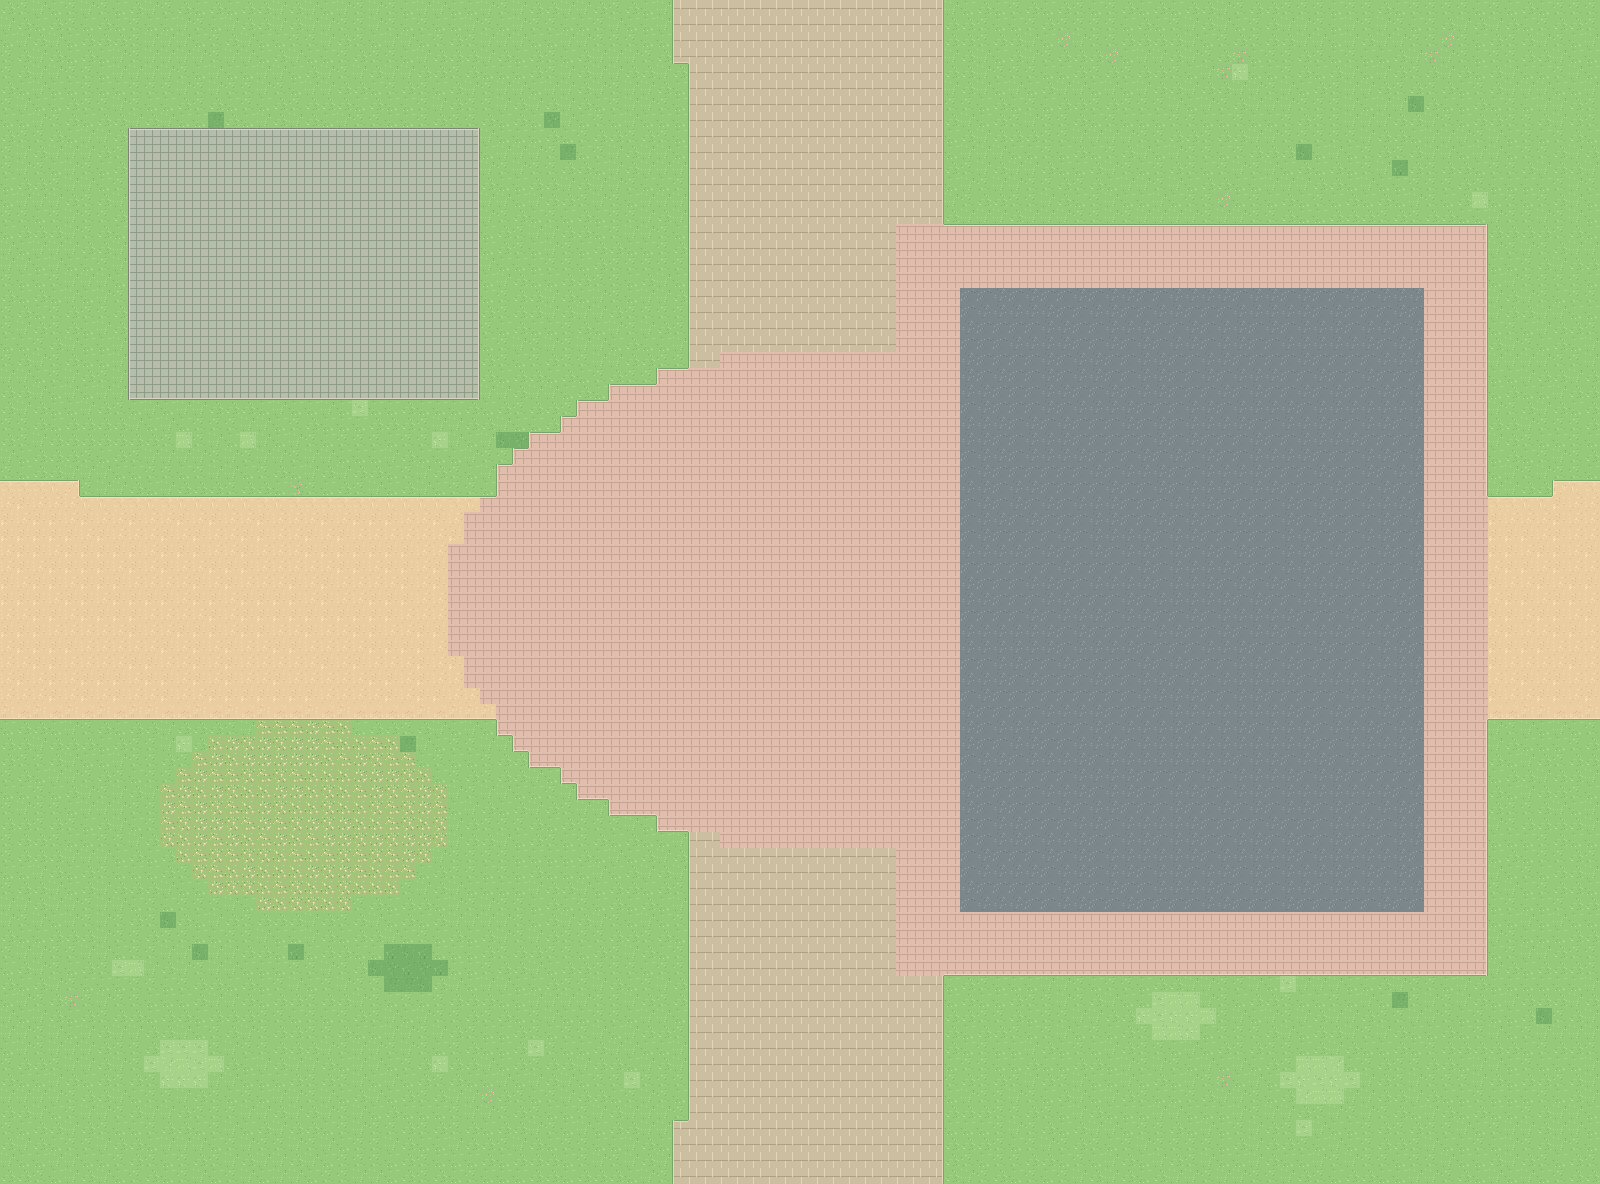

Rendered tile map (Tiled .tmx) drawn with the repository's tilesets; below, a short description and the map source with its tile grids summarised:
An orthogonal 100x74 tile map with 16x16 px tiles, 4 tile layers (Ground, Landscape, Roads, BuildingPads) and 8 objects (3x scene_portal, building_slot, landmark_area, spawn, building_label, ...).

<map version="1.10" tiledversion="1.11.2" orientation="orthogonal" renderorder="right-down" width="100" height="74" tilewidth="16" tileheight="16" infinite="0" nextlayerid="9" nextobjectid="800" backgroundcolor="#97C97A">
  <properties>
    <property name="scene_id" value="11" />
    <property name="scene_name" value="篮球场与校医院南侧" />
    <property name="macro_area" value="C 北区" />
    <property name="tile_scale" type="int" value="16" />
    <property name="player_sprite_width" type="int" value="48" />
    <property name="player_sprite_height" type="int" value="48" />
    <property name="world_origin_x_px" type="int" value="8000" />
    <property name="world_origin_y_px" type="int" value="-2368" />
    <property name="ground_only" type="bool" value="true" />
    <property name="building_art_separate" type="bool" value="true" />
  </properties>
  <tileset firstgid="1" name="swu_terrain_16" tilewidth="16" tileheight="16" tilecount="412" columns="16">
    <image source="../assets/ground_tiles_16.png" width="256" height="416" />
  </tileset>
  <layer id="1" name="Ground" width="100" height="74">
    <data>[7400 cells, 7400 non-empty, 4 distinct tile ids]</data>
  </layer>
  <layer id="2" name="Landscape" width="100" height="74">
    <data>[7400 cells, 251 non-empty, 15 distinct tile ids]</data>
  </layer>
  <layer id="3" name="Roads" width="100" height="74">
    <data>[7400 cells, 3620 non-empty, 33 distinct tile ids]</data>
  </layer>
  <layer id="4" name="BuildingPads" width="100" height="74">
    <data>[7400 cells, 374 non-empty, 14 distinct tile ids]</data>
  </layer>
  <objectgroup id="5" name="BuildingSlots" visible="0" color="#D9B768">
    <object id="1" name="slot_11_01" type="building_slot" x="128" y="128" width="352" height="272">
      <properties>
        <property name="display_name" value="北区校医院南侧配套预留" />
        <property name="confidence" value="schematic" />
        <property name="note" value="建筑预留地，仅用于当前地图阶段，后续再放建筑与碰撞体" />
        <property name="future_collision" type="bool" value="true" />
        <property name="currently_walkable" type="bool" value="true" />
        <property name="macro_area" value="C 北区" />
      </properties>
    </object>
  </objectgroup>
  <objectgroup id="6" name="LandmarkAreas" visible="0" color="#3B9C88">
    <object id="2" name="area_11_01" type="landmark_area" x="976" y="320" width="432" height="560">
      <properties>
        <property name="display_name" value="篮球场" />
        <property name="confidence" value="landmark_area_approx" />
      </properties>
    </object>
  </objectgroup>
  <objectgroup id="7" name="Portals" visible="0" color="#4CA3D9">
    <object id="3" name="exit_north" type="scene_portal" x="672" y="0" width="272" height="64">
      <properties>
        <property name="direction" value="north" />
        <property name="target_scene" value="05" />
        <property name="target_portal" value="exit_south" />
        <property name="spawn_x_px" type="int" value="800" />
        <property name="spawn_y_px" type="int" value="1056" />
        <property name="trigger" value="cross_map_edge" />
        <property name="enabled" type="bool" value="true" />
      </properties>
    </object>
    <object id="4" name="exit_south" type="scene_portal" x="672" y="1120" width="272" height="64">
      <properties>
        <property name="direction" value="south" />
        <property name="target_scene" value="17" />
        <property name="target_portal" value="exit_north" />
        <property name="spawn_x_px" type="int" value="800" />
        <property name="spawn_y_px" type="int" value="112" />
        <property name="trigger" value="cross_map_edge" />
        <property name="enabled" type="bool" value="true" />
      </properties>
    </object>
    <object id="5" name="exit_west" type="scene_portal" x="0" y="480" width="80" height="240">
      <properties>
        <property name="direction" value="west" />
        <property name="target_scene" value="10" />
        <property name="target_portal" value="exit_east" />
        <property name="spawn_x_px" type="int" value="1424" />
        <property name="spawn_y_px" type="int" value="592" />
        <property name="trigger" value="cross_map_edge" />
        <property name="enabled" type="bool" value="true" />
      </properties>
    </object>
  </objectgroup>
  <objectgroup id="8" name="Spawn" visible="0" color="#74B877">
    <object id="6" name="player_start" type="spawn" x="1376" y="592" width="0" height="0">
      <properties>
        <property name="feet_position" type="bool" value="true" />
        <property name="sprite_width" type="int" value="48" />
        <property name="sprite_height" type="int" value="48" />
      </properties>
    </object>
  </objectgroup>
  <objectgroup id="9" name="地标中文标注_编辑用" visible="1" color="#284F48">
    <object id="7" name="北区校医院南侧配套预留" type="building_label" x="134.0" y="242.0" width="340" height="44">
      <text fontfamily="Noto Sans CJK SC" pixelsize="21" color="#284D42" halign="center" valign="center" wrap="1">北区校医院南侧配套预留</text>
    </object>
    <object id="8" name="篮球场" type="area_label" x="1022.0" y="578.0" width="340" height="44">
      <text fontfamily="Noto Sans CJK SC" pixelsize="21" color="#284D42" halign="center" valign="center" wrap="1">篮球场</text>
    </object>
  </objectgroup>
</map>
